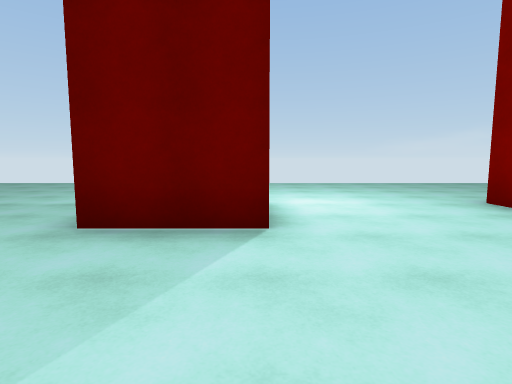
[1] (above)

21 first-person views from a walk through a 3-D level made in the Unity game engine. The camera is 1.4 m above the floor, tilts 6° down and sees 80° across. The floor is counted in squares, 2 m on a side. Each view is taken from the middle of a square. On the plan, view 1 faces up. The plan holds only what a view shows up to about 10 squares ahead; the rest is blank. The place goes on beyond the plan. Surface patterns are stand-ins for the level's own textures.

[2]
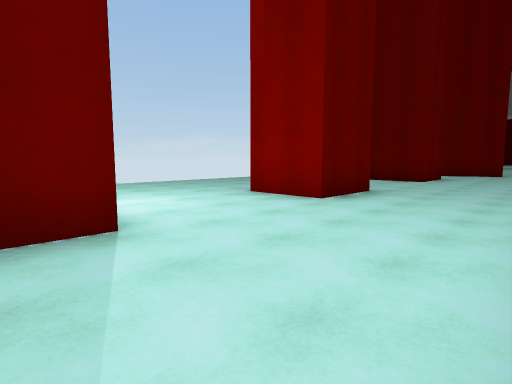

[3]
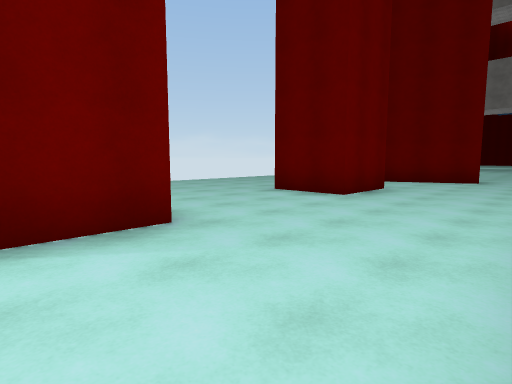

[4]
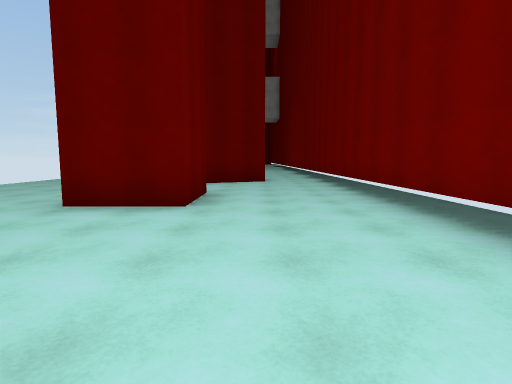

[5]
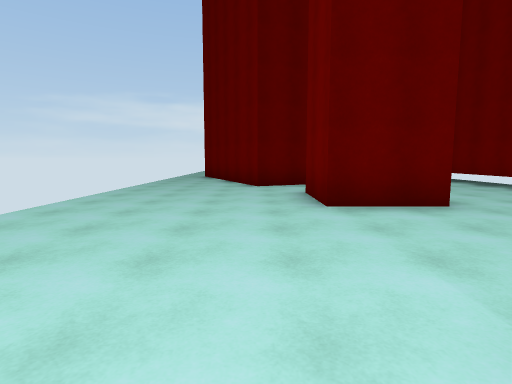

[6]
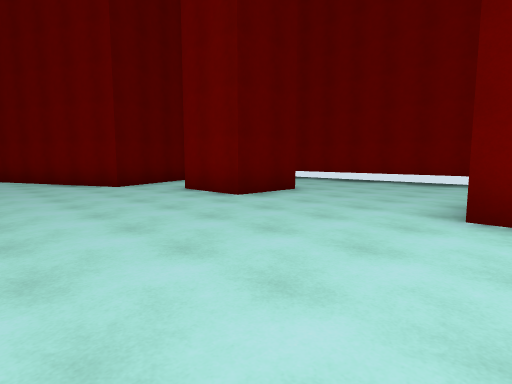

[7]
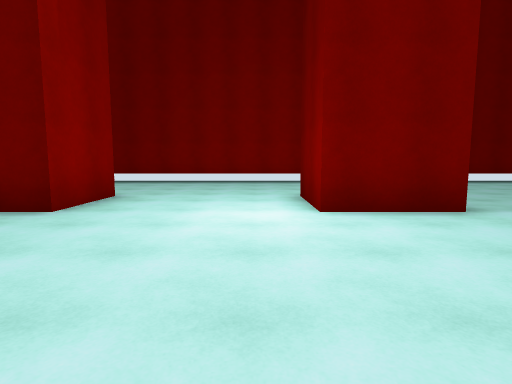

[8]
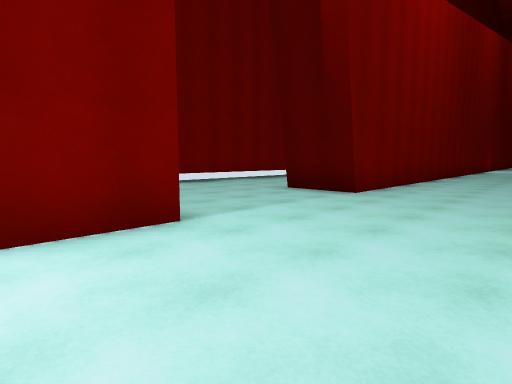

[9]
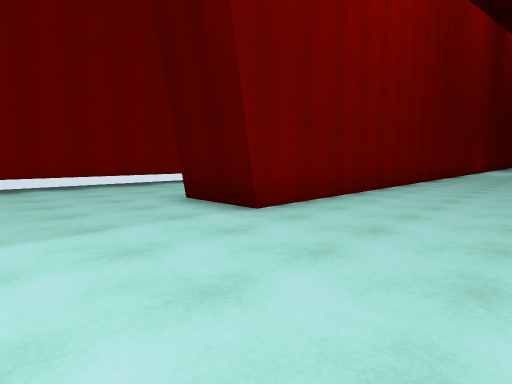

[10]
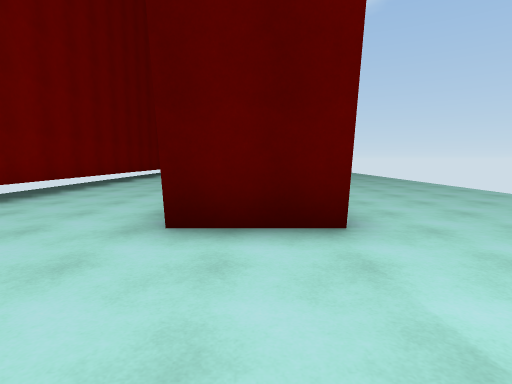

[11]
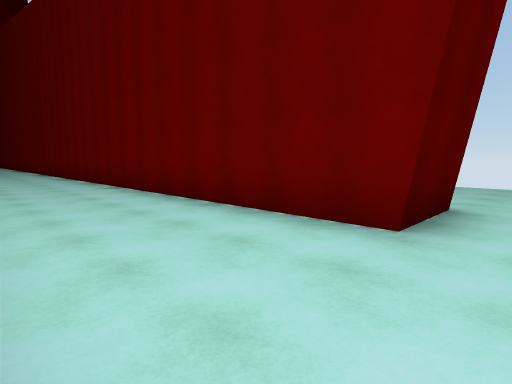

[12]
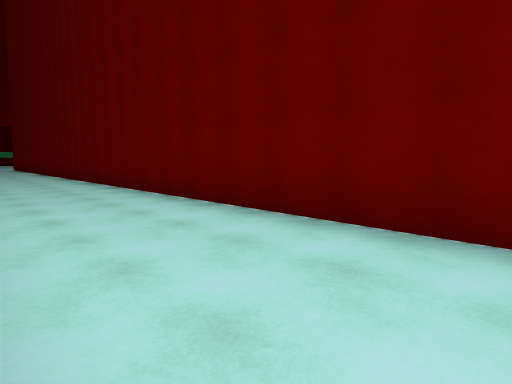

[13]
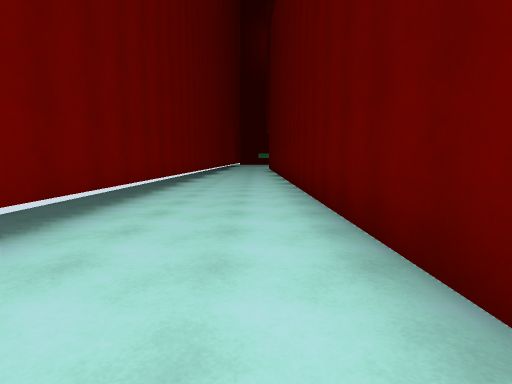

[14]
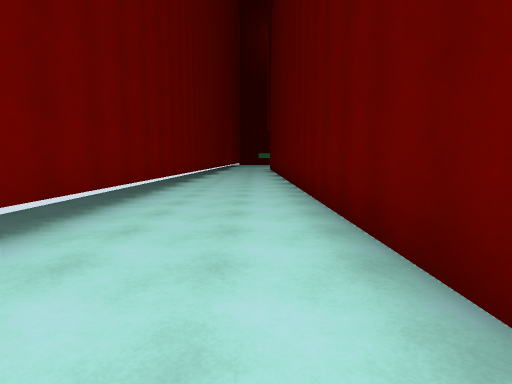

[15]
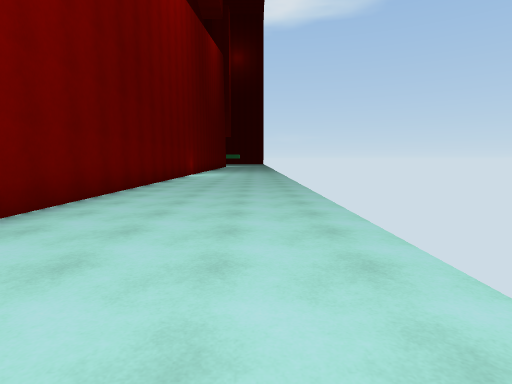

[16]
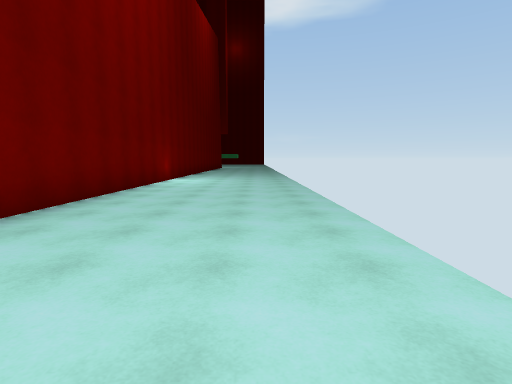

[17]
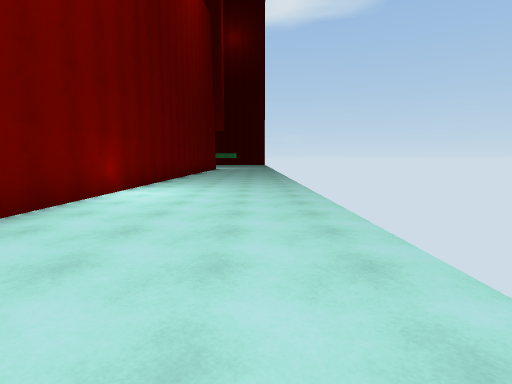

[18]
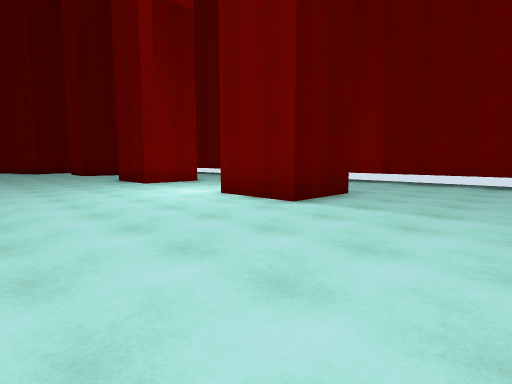

[19]
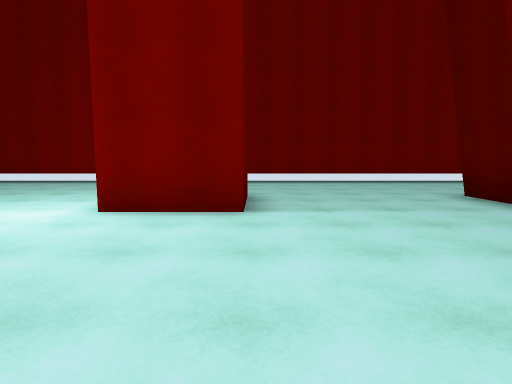

[20]
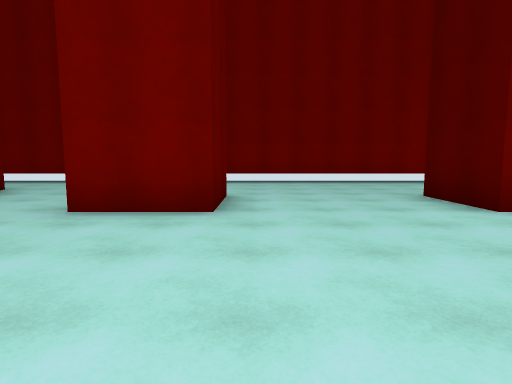

[21]
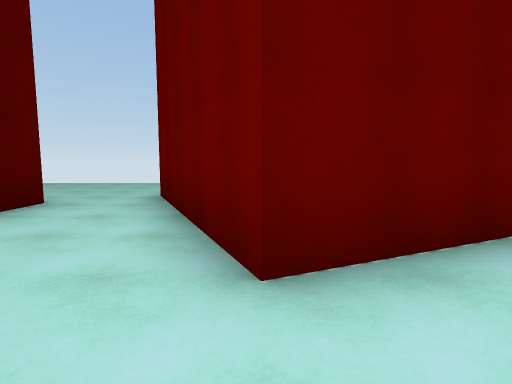

### Floor plan
Points are (right, up) in squares from view 1. A wall is a line through its corners. A room is listed if a view was taken in it or the views show most of it. See-through windows are left out.
Room 1 (views 1, 2, 3, 4, 5, 6, 7, 8, 9, 10, 11, 12, 13, 14, 15, 16, 17, 18, 19, 20, 21)
walls: (-1.8, 4.9) (0.1, 4.9) (0.1, 3.1) (-1.8, 3.1) (-1.8, 4.9); (3.8, 4.9) (5.7, 4.9) (5.7, 3.1) (3.8, 3.1) (3.8, 4.9); (-13.1, -0.2) (16.6, -0.2); (11.6, 3.1) (9.6, 3.1) (9.6, 4.9) (11.5, 4.9) (11.5, 4); (17.4, 2.8) (15, 1.7) (13.1, 6) (17.5, 7.9); (-26.1, 4.9) (-6, 4.9) (-6, 3.1) (-26, 3.1); (-26, -0.2) (-16.5, -0.2)

Positions as (right, up) in squares from view 1, and headings:
1: (0, 0), facing up
2: (-1, 0), facing up-right
3: (4, 0), facing up-right
4: (5, 2), facing right
5: (5, 6), facing right
6: (5, 9), facing down-right
7: (1, 9), facing down
8: (0, 8), facing down-left
9: (-3, 8), facing down-left
10: (-3, 4), facing left
11: (-5, 0), facing up-left
12: (-13, 0), facing up-left
13: (-14, 2), facing left
14: (-16, 2), facing left
15: (-8, 8), facing left
16: (-12, 8), facing left
17: (-16, 8), facing left
18: (-5, 9), facing down-right
19: (-2, 9), facing down
20: (9, 9), facing down
21: (15, 0), facing up
